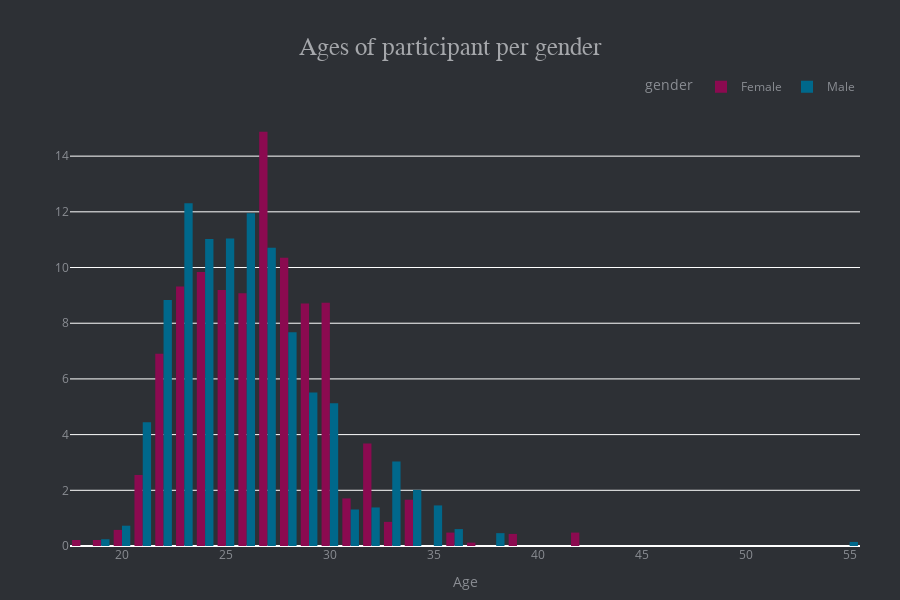

Source (notebook cell):
### Markdown cell above
It seems to be the same distribution for both variables ages

### Code cell
fig=px.histogram(df, x='age_o',color='gender', barmode='group',histnorm='percent',
                         title='Ages of participant per gender', height=600, width=900,color_discrete_sequence=['#8B0A50','#00688B']
                       )

fig.update_traces(textposition='auto', textfont=dict(color='#fff'))
fig.update_layout(autosize=True,
                         margin=dict(t=110, b=50, l=70, r=40),
                         title_x=0.5,
                         xaxis_title='Age', yaxis_title=" ",
                         plot_bgcolor='#2d3035', paper_bgcolor='#2d3035',
                         title_font=dict(size=25, color='#a5a7ab', family="Muli, sans-serif"),
                         font=dict(color='#8a8d93'),
                         legend=dict(orientation="h", yanchor="bottom", y=1.02, xanchor="right", x=1),xaxis = dict(
                        tick0 = 0,
                        dtick = 5
                        ))
fig.show()

### Figure 1 — Plotly figure (JSON) as saved in the notebook; plotly's stock layout.template omitted (floating-point values rounded to 4 significant figures; data arrays with more than 128 entries replaced by an {"elided": "..."} marker saying what was removed)
{"data": [{"alignmentgroup": "True", "bingroup": "x", "histnorm": "percent", "hovertemplate": "gender=Female<br>age_o=%{x}<br>percent=%{y}<extra></extra>", "legendgroup": "Female", "marker": {"color": "#8B0A50", "pattern": {"shape": ""}}, "name": "Female", "offsetgroup": "Female", "orientation": "v", "showlegend": true, "textfont": {"color": "#fff"}, "textposition": "auto", "type": "histogram", "x": {"elided": "4184 int values"}, "xaxis": "x", "yaxis": "y"}, {"alignmentgroup": "True", "bingroup": "x", "histnorm": "percent", "hovertemplate": "gender=Male<br>age_o=%{x}<br>percent=%{y}<extra></extra>", "legendgroup": "Male", "marker": {"color": "#00688B", "pattern": {"shape": ""}}, "name": "Male", "offsetgroup": "Male", "orientation": "v", "showlegend": true, "textfont": {"color": "#fff"}, "textposition": "auto", "type": "histogram", "x": {"elided": "4194 int values"}, "xaxis": "x", "yaxis": "y"}], "layout": {"autosize": true, "barmode": "group", "font": {"color": "#8a8d93"}, "height": 600, "legend": {"orientation": "h", "title": {"text": "gender"}, "tracegroupgap": 0, "x": 1, "xanchor": "right", "y": 1.02, "yanchor": "bottom"}, "margin": {"b": 50, "l": 70, "r": 40, "t": 110}, "paper_bgcolor": "#2d3035", "plot_bgcolor": "#2d3035", "title": {"font": {"color": "#a5a7ab", "family": "Muli, sans-serif", "size": 25}, "text": "Ages of participant per gender", "x": 0.5}, "width": 900, "xaxis": {"anchor": "y", "domain": [0, 1], "dtick": 5, "tick0": 0, "title": {"text": "Age"}}, "yaxis": {"anchor": "x", "domain": [0, 1], "title": {"text": " "}}}}
